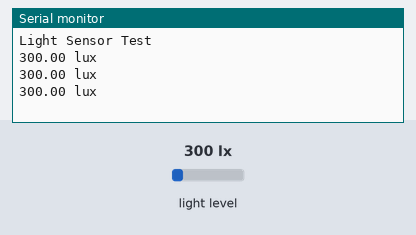
Recording of a sketch running on a simulated Arduino Uno, built with avr-gcc and run on an emulated ATmega328P. Shown: the last lines printed to the serial monitor. The inputs (shaded band) are chosen by the test bench; at power-on: light level 300 lx.

Above: at 1.3 s.
1.4 s: light level set to 40 lx
At 2.0 s:
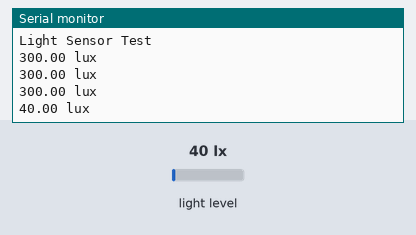
2.9 s: light level set to 500 lx
At 3.5 s:
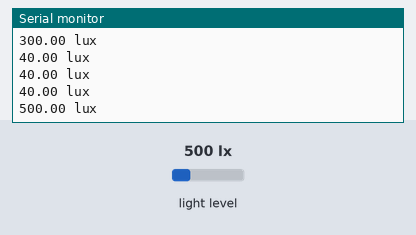
Timing chart, 0 to 5.9 s (numbered marks = the images above; inputs shaded):
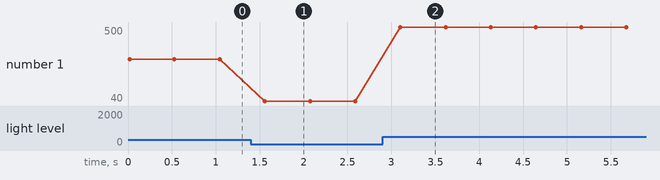

Measured:
- after the input at 1.4 s, the serial monitor: prints a new line after 0.16 s (image 1)
- after the input at 2.9 s, the serial monitor: prints a new line after 0.20 s (image 2)
- plotted number 1: 300 → 40 after the input at 1.4 s, 40 → 500 after the input at 2.9 s

The sketch:

TSL2561.ino
```cpp
//We use the Adafruit TS2561 library - this is a cut down version of the default - https://github.com/adafruit/Adafruit_TSL2561

#include <Wire.h>
#include <Adafruit_Sensor.h>
#include <Adafruit_TSL2561_U.h>


Adafruit_TSL2561_Unified tsl = Adafruit_TSL2561_Unified(TSL2561_ADDR_FLOAT, 12345);


void configureSensor(void)
{
  tsl.enableAutoRange(true);            /* Auto-gain ... switches automatically between 1x and 16x */
  tsl.setIntegrationTime(TSL2561_INTEGRATIONTIME_13MS);      /* fast but low resolution */
}


void setup(void)
{
  Serial.begin(9600);
  Serial.println("Light Sensor Test");
  Serial.println("");

  /* Initialise the sensor */
  if(!tsl.begin())
  {
    Serial.print("no TSL2561 detected!");
    while(1);
  }

  configureSensor();

}


void loop(void)
{
  /* Get a new sensor event */
  sensors_event_t event;
  tsl.getEvent(&event);

  /* Display the results (light is measured in lux) */
  if (event.light)
  {
    Serial.print(event.light);
    Serial.println(" lux");
  }
  else
  {
    Serial.println("Sensor overload");
  }
  delay(500);
}
```
